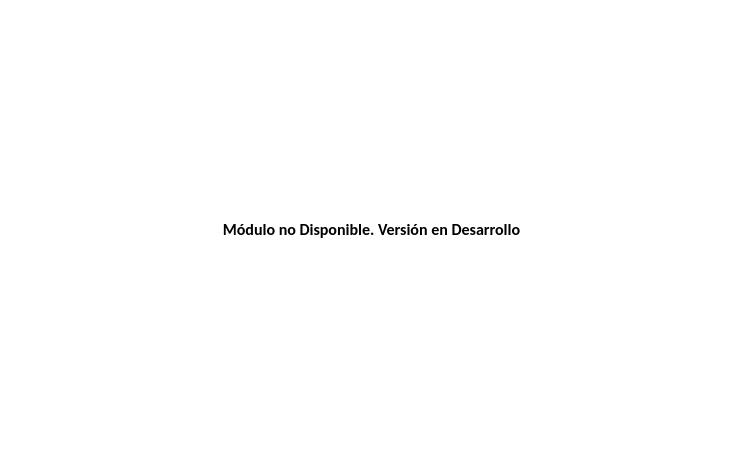
<?xml version="1.0" encoding="UTF-8"?>
<ui version="4.0">
 <class>Form</class>
 <widget class="QWidget" name="Form">
  <property name="geometry">
   <rect>
    <x>0</x>
    <y>0</y>
    <width>743</width>
    <height>458</height>
   </rect>
  </property>
  <property name="palette">
   <palette>
    <active>
     <colorrole role="WindowText">
      <brush brushstyle="SolidPattern">
       <color alpha="255">
        <red>0</red>
        <green>0</green>
        <blue>0</blue>
       </color>
      </brush>
     </colorrole>
     <colorrole role="Button">
      <brush brushstyle="SolidPattern">
       <color alpha="255">
        <red>255</red>
        <green>255</green>
        <blue>255</blue>
       </color>
      </brush>
     </colorrole>
     <colorrole role="Light">
      <brush brushstyle="SolidPattern">
       <color alpha="255">
        <red>255</red>
        <green>255</green>
        <blue>255</blue>
       </color>
      </brush>
     </colorrole>
     <colorrole role="Midlight">
      <brush brushstyle="SolidPattern">
       <color alpha="255">
        <red>255</red>
        <green>255</green>
        <blue>255</blue>
       </color>
      </brush>
     </colorrole>
     <colorrole role="Dark">
      <brush brushstyle="SolidPattern">
       <color alpha="255">
        <red>127</red>
        <green>127</green>
        <blue>127</blue>
       </color>
      </brush>
     </colorrole>
     <colorrole role="Mid">
      <brush brushstyle="SolidPattern">
       <color alpha="255">
        <red>170</red>
        <green>170</green>
        <blue>170</blue>
       </color>
      </brush>
     </colorrole>
     <colorrole role="Text">
      <brush brushstyle="SolidPattern">
       <color alpha="255">
        <red>0</red>
        <green>0</green>
        <blue>0</blue>
       </color>
      </brush>
     </colorrole>
     <colorrole role="BrightText">
      <brush brushstyle="SolidPattern">
       <color alpha="255">
        <red>255</red>
        <green>255</green>
        <blue>255</blue>
       </color>
      </brush>
     </colorrole>
     <colorrole role="ButtonText">
      <brush brushstyle="SolidPattern">
       <color alpha="255">
        <red>0</red>
        <green>0</green>
        <blue>0</blue>
       </color>
      </brush>
     </colorrole>
     <colorrole role="Base">
      <brush brushstyle="SolidPattern">
       <color alpha="255">
        <red>255</red>
        <green>255</green>
        <blue>255</blue>
       </color>
      </brush>
     </colorrole>
     <colorrole role="Window">
      <brush brushstyle="SolidPattern">
       <color alpha="255">
        <red>255</red>
        <green>255</green>
        <blue>255</blue>
       </color>
      </brush>
     </colorrole>
     <colorrole role="Shadow">
      <brush brushstyle="SolidPattern">
       <color alpha="255">
        <red>0</red>
        <green>0</green>
        <blue>0</blue>
       </color>
      </brush>
     </colorrole>
     <colorrole role="AlternateBase">
      <brush brushstyle="SolidPattern">
       <color alpha="255">
        <red>255</red>
        <green>255</green>
        <blue>255</blue>
       </color>
      </brush>
     </colorrole>
     <colorrole role="ToolTipBase">
      <brush brushstyle="SolidPattern">
       <color alpha="255">
        <red>255</red>
        <green>255</green>
        <blue>220</blue>
       </color>
      </brush>
     </colorrole>
     <colorrole role="ToolTipText">
      <brush brushstyle="SolidPattern">
       <color alpha="255">
        <red>0</red>
        <green>0</green>
        <blue>0</blue>
       </color>
      </brush>
     </colorrole>
    </active>
    <inactive>
     <colorrole role="WindowText">
      <brush brushstyle="SolidPattern">
       <color alpha="255">
        <red>0</red>
        <green>0</green>
        <blue>0</blue>
       </color>
      </brush>
     </colorrole>
     <colorrole role="Button">
      <brush brushstyle="SolidPattern">
       <color alpha="255">
        <red>255</red>
        <green>255</green>
        <blue>255</blue>
       </color>
      </brush>
     </colorrole>
     <colorrole role="Light">
      <brush brushstyle="SolidPattern">
       <color alpha="255">
        <red>255</red>
        <green>255</green>
        <blue>255</blue>
       </color>
      </brush>
     </colorrole>
     <colorrole role="Midlight">
      <brush brushstyle="SolidPattern">
       <color alpha="255">
        <red>255</red>
        <green>255</green>
        <blue>255</blue>
       </color>
      </brush>
     </colorrole>
     <colorrole role="Dark">
      <brush brushstyle="SolidPattern">
       <color alpha="255">
        <red>127</red>
        <green>127</green>
        <blue>127</blue>
       </color>
      </brush>
     </colorrole>
     <colorrole role="Mid">
      <brush brushstyle="SolidPattern">
       <color alpha="255">
        <red>170</red>
        <green>170</green>
        <blue>170</blue>
       </color>
      </brush>
     </colorrole>
     <colorrole role="Text">
      <brush brushstyle="SolidPattern">
       <color alpha="255">
        <red>0</red>
        <green>0</green>
        <blue>0</blue>
       </color>
      </brush>
     </colorrole>
     <colorrole role="BrightText">
      <brush brushstyle="SolidPattern">
       <color alpha="255">
        <red>255</red>
        <green>255</green>
        <blue>255</blue>
       </color>
      </brush>
     </colorrole>
     <colorrole role="ButtonText">
      <brush brushstyle="SolidPattern">
       <color alpha="255">
        <red>0</red>
        <green>0</green>
        <blue>0</blue>
       </color>
      </brush>
     </colorrole>
     <colorrole role="Base">
      <brush brushstyle="SolidPattern">
       <color alpha="255">
        <red>255</red>
        <green>255</green>
        <blue>255</blue>
       </color>
      </brush>
     </colorrole>
     <colorrole role="Window">
      <brush brushstyle="SolidPattern">
       <color alpha="255">
        <red>255</red>
        <green>255</green>
        <blue>255</blue>
       </color>
      </brush>
     </colorrole>
     <colorrole role="Shadow">
      <brush brushstyle="SolidPattern">
       <color alpha="255">
        <red>0</red>
        <green>0</green>
        <blue>0</blue>
       </color>
      </brush>
     </colorrole>
     <colorrole role="AlternateBase">
      <brush brushstyle="SolidPattern">
       <color alpha="255">
        <red>255</red>
        <green>255</green>
        <blue>255</blue>
       </color>
      </brush>
     </colorrole>
     <colorrole role="ToolTipBase">
      <brush brushstyle="SolidPattern">
       <color alpha="255">
        <red>255</red>
        <green>255</green>
        <blue>220</blue>
       </color>
      </brush>
     </colorrole>
     <colorrole role="ToolTipText">
      <brush brushstyle="SolidPattern">
       <color alpha="255">
        <red>0</red>
        <green>0</green>
        <blue>0</blue>
       </color>
      </brush>
     </colorrole>
    </inactive>
    <disabled>
     <colorrole role="WindowText">
      <brush brushstyle="SolidPattern">
       <color alpha="255">
        <red>127</red>
        <green>127</green>
        <blue>127</blue>
       </color>
      </brush>
     </colorrole>
     <colorrole role="Button">
      <brush brushstyle="SolidPattern">
       <color alpha="255">
        <red>255</red>
        <green>255</green>
        <blue>255</blue>
       </color>
      </brush>
     </colorrole>
     <colorrole role="Light">
      <brush brushstyle="SolidPattern">
       <color alpha="255">
        <red>255</red>
        <green>255</green>
        <blue>255</blue>
       </color>
      </brush>
     </colorrole>
     <colorrole role="Midlight">
      <brush brushstyle="SolidPattern">
       <color alpha="255">
        <red>255</red>
        <green>255</green>
        <blue>255</blue>
       </color>
      </brush>
     </colorrole>
     <colorrole role="Dark">
      <brush brushstyle="SolidPattern">
       <color alpha="255">
        <red>127</red>
        <green>127</green>
        <blue>127</blue>
       </color>
      </brush>
     </colorrole>
     <colorrole role="Mid">
      <brush brushstyle="SolidPattern">
       <color alpha="255">
        <red>170</red>
        <green>170</green>
        <blue>170</blue>
       </color>
      </brush>
     </colorrole>
     <colorrole role="Text">
      <brush brushstyle="SolidPattern">
       <color alpha="255">
        <red>127</red>
        <green>127</green>
        <blue>127</blue>
       </color>
      </brush>
     </colorrole>
     <colorrole role="BrightText">
      <brush brushstyle="SolidPattern">
       <color alpha="255">
        <red>255</red>
        <green>255</green>
        <blue>255</blue>
       </color>
      </brush>
     </colorrole>
     <colorrole role="ButtonText">
      <brush brushstyle="SolidPattern">
       <color alpha="255">
        <red>127</red>
        <green>127</green>
        <blue>127</blue>
       </color>
      </brush>
     </colorrole>
     <colorrole role="Base">
      <brush brushstyle="SolidPattern">
       <color alpha="255">
        <red>255</red>
        <green>255</green>
        <blue>255</blue>
       </color>
      </brush>
     </colorrole>
     <colorrole role="Window">
      <brush brushstyle="SolidPattern">
       <color alpha="255">
        <red>255</red>
        <green>255</green>
        <blue>255</blue>
       </color>
      </brush>
     </colorrole>
     <colorrole role="Shadow">
      <brush brushstyle="SolidPattern">
       <color alpha="255">
        <red>0</red>
        <green>0</green>
        <blue>0</blue>
       </color>
      </brush>
     </colorrole>
     <colorrole role="AlternateBase">
      <brush brushstyle="SolidPattern">
       <color alpha="255">
        <red>255</red>
        <green>255</green>
        <blue>255</blue>
       </color>
      </brush>
     </colorrole>
     <colorrole role="ToolTipBase">
      <brush brushstyle="SolidPattern">
       <color alpha="255">
        <red>255</red>
        <green>255</green>
        <blue>220</blue>
       </color>
      </brush>
     </colorrole>
     <colorrole role="ToolTipText">
      <brush brushstyle="SolidPattern">
       <color alpha="255">
        <red>0</red>
        <green>0</green>
        <blue>0</blue>
       </color>
      </brush>
     </colorrole>
    </disabled>
   </palette>
  </property>
  <property name="windowTitle">
   <string>Form</string>
  </property>
  <layout class="QGridLayout" name="gridLayout" columnstretch="0">
   <item row="0" column="0">
    <widget class="QLabel" name="label">
     <property name="palette">
      <palette>
       <active>
        <colorrole role="WindowText">
         <brush brushstyle="SolidPattern">
          <color alpha="255">
           <red>0</red>
           <green>0</green>
           <blue>0</blue>
          </color>
         </brush>
        </colorrole>
        <colorrole role="Button">
         <brush brushstyle="SolidPattern">
          <color alpha="255">
           <red>255</red>
           <green>255</green>
           <blue>255</blue>
          </color>
         </brush>
        </colorrole>
        <colorrole role="Light">
         <brush brushstyle="SolidPattern">
          <color alpha="255">
           <red>255</red>
           <green>255</green>
           <blue>255</blue>
          </color>
         </brush>
        </colorrole>
        <colorrole role="Midlight">
         <brush brushstyle="SolidPattern">
          <color alpha="255">
           <red>255</red>
           <green>255</green>
           <blue>255</blue>
          </color>
         </brush>
        </colorrole>
        <colorrole role="Dark">
         <brush brushstyle="SolidPattern">
          <color alpha="255">
           <red>127</red>
           <green>127</green>
           <blue>127</blue>
          </color>
         </brush>
        </colorrole>
        <colorrole role="Mid">
         <brush brushstyle="SolidPattern">
          <color alpha="255">
           <red>170</red>
           <green>170</green>
           <blue>170</blue>
          </color>
         </brush>
        </colorrole>
        <colorrole role="Text">
         <brush brushstyle="SolidPattern">
          <color alpha="255">
           <red>0</red>
           <green>0</green>
           <blue>0</blue>
          </color>
         </brush>
        </colorrole>
        <colorrole role="BrightText">
         <brush brushstyle="SolidPattern">
          <color alpha="255">
           <red>255</red>
           <green>255</green>
           <blue>255</blue>
          </color>
         </brush>
        </colorrole>
        <colorrole role="ButtonText">
         <brush brushstyle="SolidPattern">
          <color alpha="255">
           <red>0</red>
           <green>0</green>
           <blue>0</blue>
          </color>
         </brush>
        </colorrole>
        <colorrole role="Base">
         <brush brushstyle="SolidPattern">
          <color alpha="255">
           <red>255</red>
           <green>255</green>
           <blue>255</blue>
          </color>
         </brush>
        </colorrole>
        <colorrole role="Window">
         <brush brushstyle="SolidPattern">
          <color alpha="255">
           <red>255</red>
           <green>255</green>
           <blue>255</blue>
          </color>
         </brush>
        </colorrole>
        <colorrole role="Shadow">
         <brush brushstyle="SolidPattern">
          <color alpha="255">
           <red>0</red>
           <green>0</green>
           <blue>0</blue>
          </color>
         </brush>
        </colorrole>
        <colorrole role="AlternateBase">
         <brush brushstyle="SolidPattern">
          <color alpha="255">
           <red>255</red>
           <green>255</green>
           <blue>255</blue>
          </color>
         </brush>
        </colorrole>
        <colorrole role="ToolTipBase">
         <brush brushstyle="SolidPattern">
          <color alpha="255">
           <red>255</red>
           <green>255</green>
           <blue>220</blue>
          </color>
         </brush>
        </colorrole>
        <colorrole role="ToolTipText">
         <brush brushstyle="SolidPattern">
          <color alpha="255">
           <red>0</red>
           <green>0</green>
           <blue>0</blue>
          </color>
         </brush>
        </colorrole>
       </active>
       <inactive>
        <colorrole role="WindowText">
         <brush brushstyle="SolidPattern">
          <color alpha="255">
           <red>0</red>
           <green>0</green>
           <blue>0</blue>
          </color>
         </brush>
        </colorrole>
        <colorrole role="Button">
         <brush brushstyle="SolidPattern">
          <color alpha="255">
           <red>255</red>
           <green>255</green>
           <blue>255</blue>
          </color>
         </brush>
        </colorrole>
        <colorrole role="Light">
         <brush brushstyle="SolidPattern">
          <color alpha="255">
           <red>255</red>
           <green>255</green>
           <blue>255</blue>
          </color>
         </brush>
        </colorrole>
        <colorrole role="Midlight">
         <brush brushstyle="SolidPattern">
          <color alpha="255">
           <red>255</red>
           <green>255</green>
           <blue>255</blue>
          </color>
         </brush>
        </colorrole>
        <colorrole role="Dark">
         <brush brushstyle="SolidPattern">
          <color alpha="255">
           <red>127</red>
           <green>127</green>
           <blue>127</blue>
          </color>
         </brush>
        </colorrole>
        <colorrole role="Mid">
         <brush brushstyle="SolidPattern">
          <color alpha="255">
           <red>170</red>
           <green>170</green>
           <blue>170</blue>
          </color>
         </brush>
        </colorrole>
        <colorrole role="Text">
         <brush brushstyle="SolidPattern">
          <color alpha="255">
           <red>0</red>
           <green>0</green>
           <blue>0</blue>
          </color>
         </brush>
        </colorrole>
        <colorrole role="BrightText">
         <brush brushstyle="SolidPattern">
          <color alpha="255">
           <red>255</red>
           <green>255</green>
           <blue>255</blue>
          </color>
         </brush>
        </colorrole>
        <colorrole role="ButtonText">
         <brush brushstyle="SolidPattern">
          <color alpha="255">
           <red>0</red>
           <green>0</green>
           <blue>0</blue>
          </color>
         </brush>
        </colorrole>
        <colorrole role="Base">
         <brush brushstyle="SolidPattern">
          <color alpha="255">
           <red>255</red>
           <green>255</green>
           <blue>255</blue>
          </color>
         </brush>
        </colorrole>
        <colorrole role="Window">
         <brush brushstyle="SolidPattern">
          <color alpha="255">
           <red>255</red>
           <green>255</green>
           <blue>255</blue>
          </color>
         </brush>
        </colorrole>
        <colorrole role="Shadow">
         <brush brushstyle="SolidPattern">
          <color alpha="255">
           <red>0</red>
           <green>0</green>
           <blue>0</blue>
          </color>
         </brush>
        </colorrole>
        <colorrole role="AlternateBase">
         <brush brushstyle="SolidPattern">
          <color alpha="255">
           <red>255</red>
           <green>255</green>
           <blue>255</blue>
          </color>
         </brush>
        </colorrole>
        <colorrole role="ToolTipBase">
         <brush brushstyle="SolidPattern">
          <color alpha="255">
           <red>255</red>
           <green>255</green>
           <blue>220</blue>
          </color>
         </brush>
        </colorrole>
        <colorrole role="ToolTipText">
         <brush brushstyle="SolidPattern">
          <color alpha="255">
           <red>0</red>
           <green>0</green>
           <blue>0</blue>
          </color>
         </brush>
        </colorrole>
       </inactive>
       <disabled>
        <colorrole role="WindowText">
         <brush brushstyle="SolidPattern">
          <color alpha="255">
           <red>127</red>
           <green>127</green>
           <blue>127</blue>
          </color>
         </brush>
        </colorrole>
        <colorrole role="Button">
         <brush brushstyle="SolidPattern">
          <color alpha="255">
           <red>255</red>
           <green>255</green>
           <blue>255</blue>
          </color>
         </brush>
        </colorrole>
        <colorrole role="Light">
         <brush brushstyle="SolidPattern">
          <color alpha="255">
           <red>255</red>
           <green>255</green>
           <blue>255</blue>
          </color>
         </brush>
        </colorrole>
        <colorrole role="Midlight">
         <brush brushstyle="SolidPattern">
          <color alpha="255">
           <red>255</red>
           <green>255</green>
           <blue>255</blue>
          </color>
         </brush>
        </colorrole>
        <colorrole role="Dark">
         <brush brushstyle="SolidPattern">
          <color alpha="255">
           <red>127</red>
           <green>127</green>
           <blue>127</blue>
          </color>
         </brush>
        </colorrole>
        <colorrole role="Mid">
         <brush brushstyle="SolidPattern">
          <color alpha="255">
           <red>170</red>
           <green>170</green>
           <blue>170</blue>
          </color>
         </brush>
        </colorrole>
        <colorrole role="Text">
         <brush brushstyle="SolidPattern">
          <color alpha="255">
           <red>127</red>
           <green>127</green>
           <blue>127</blue>
          </color>
         </brush>
        </colorrole>
        <colorrole role="BrightText">
         <brush brushstyle="SolidPattern">
          <color alpha="255">
           <red>255</red>
           <green>255</green>
           <blue>255</blue>
          </color>
         </brush>
        </colorrole>
        <colorrole role="ButtonText">
         <brush brushstyle="SolidPattern">
          <color alpha="255">
           <red>127</red>
           <green>127</green>
           <blue>127</blue>
          </color>
         </brush>
        </colorrole>
        <colorrole role="Base">
         <brush brushstyle="SolidPattern">
          <color alpha="255">
           <red>255</red>
           <green>255</green>
           <blue>255</blue>
          </color>
         </brush>
        </colorrole>
        <colorrole role="Window">
         <brush brushstyle="SolidPattern">
          <color alpha="255">
           <red>255</red>
           <green>255</green>
           <blue>255</blue>
          </color>
         </brush>
        </colorrole>
        <colorrole role="Shadow">
         <brush brushstyle="SolidPattern">
          <color alpha="255">
           <red>0</red>
           <green>0</green>
           <blue>0</blue>
          </color>
         </brush>
        </colorrole>
        <colorrole role="AlternateBase">
         <brush brushstyle="SolidPattern">
          <color alpha="255">
           <red>255</red>
           <green>255</green>
           <blue>255</blue>
          </color>
         </brush>
        </colorrole>
        <colorrole role="ToolTipBase">
         <brush brushstyle="SolidPattern">
          <color alpha="255">
           <red>255</red>
           <green>255</green>
           <blue>220</blue>
          </color>
         </brush>
        </colorrole>
        <colorrole role="ToolTipText">
         <brush brushstyle="SolidPattern">
          <color alpha="255">
           <red>0</red>
           <green>0</green>
           <blue>0</blue>
          </color>
         </brush>
        </colorrole>
       </disabled>
      </palette>
     </property>
     <property name="font">
      <font>
       <family>Calibri</family>
       <pointsize>12</pointsize>
       <weight>75</weight>
       <bold>true</bold>
      </font>
     </property>
     <property name="text">
      <string>Módulo no Disponible. Versión en Desarrollo</string>
     </property>
     <property name="alignment">
      <set>Qt::AlignCenter</set>
     </property>
    </widget>
   </item>
  </layout>
 </widget>
 <resources/>
 <connections/>
</ui>
